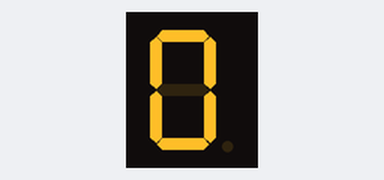
The sketch below on a simulated Arduino Uno, built with avr-gcc and run on an emulated ATmega328P. On the bench: 1-digit seven-segment display.

Above: at 2.1 s.
At 6.1 s:
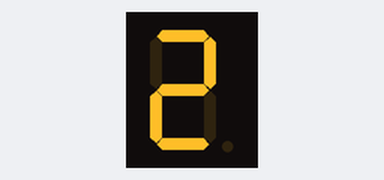
At 10.1 s:
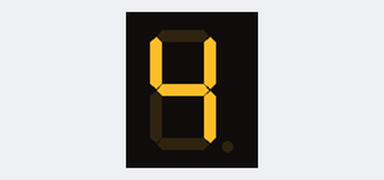
At 20.1 s:
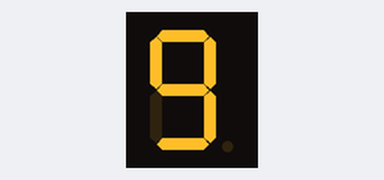
At 28.1 s:
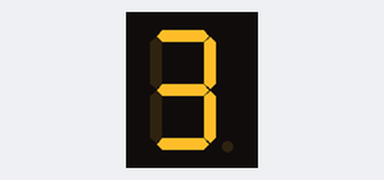
At 38.1 s:
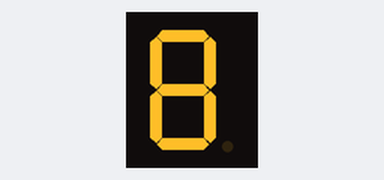

The sketch:

sevseg_display_counter.ino
```cpp
#include "SevSeg.h"
SevSeg sevseg;

void setup()
{
  //Set to 1 for single digit display
  byte numDigits = 1;

  //defines common pins while using multi-digit display. Left empty as we have a single digit display
  byte digitPins[] = {};

  //Defines arduino pin connections in order: A, B, C, D, E, F, G, DP
  byte segmentPins[] = {3, 2, 8, 7, 6, 4, 5, 9};
  bool resistorsOnSegments = true;

  //Initialize sevseg object. Uncomment second line if you use common cathode 7 segment
  sevseg.begin(COMMON_CATHODE, numDigits, digitPins, segmentPins, resistorsOnSegments);
  //sevseg.begin(COMMON_CATHODE, numDigits, digitPins, segmentPins, resistorsOnSegments);

  sevseg.setBrightness(90);
}


long lastCount = 0;
long counterDelay = 2000;
int lastDigit = 0;

void loop()
{
  if ( (millis() - lastCount) > counterDelay) {
    sevseg.setNumber(lastDigit);
    sevseg.refreshDisplay();

    lastDigit++;
    if (lastDigit > 9){
      lastDigit = 0;
    }
    lastCount = millis();
  }
}
```

Measured:
- what the display in image 0 shows lasts 2.0 s, from 2.0 s to 4.0 s
